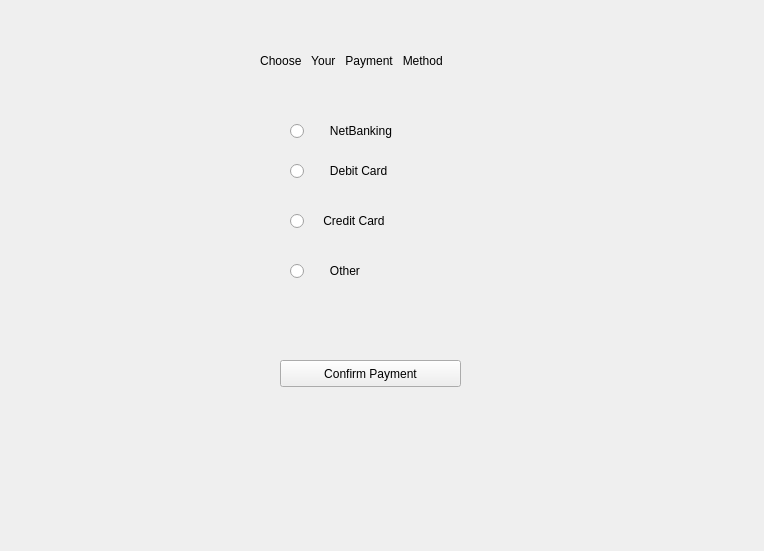
<?xml version="1.0" encoding="UTF-8"?>
<ui version="4.0">
 <class>Form</class>
 <widget class="QWidget" name="Form">
  <property name="geometry">
   <rect>
    <x>0</x>
    <y>0</y>
    <width>764</width>
    <height>551</height>
   </rect>
  </property>
  <property name="windowTitle">
   <string>Form</string>
  </property>
  <property name="styleSheet">
   <string notr="true"/>
  </property>
  <widget class="QPushButton" name="pay">
   <property name="geometry">
    <rect>
     <x>280</x>
     <y>360</y>
     <width>181</width>
     <height>27</height>
    </rect>
   </property>
   <property name="styleSheet">
    <string notr="true">
font: 75 italic 11pt &quot;URW Palladio L&quot;;</string>
   </property>
   <property name="text">
    <string>Confirm Payment</string>
   </property>
  </widget>
  <widget class="QRadioButton" name="radioButton">
   <property name="geometry">
    <rect>
     <x>290</x>
     <y>120</y>
     <width>181</width>
     <height>22</height>
    </rect>
   </property>
   <property name="text">
    <string>      NetBanking</string>
   </property>
  </widget>
  <widget class="QRadioButton" name="radioButton_2">
   <property name="geometry">
    <rect>
     <x>290</x>
     <y>160</y>
     <width>151</width>
     <height>22</height>
    </rect>
   </property>
   <property name="text">
    <string>      Debit Card</string>
   </property>
  </widget>
  <widget class="QRadioButton" name="radioButton_3">
   <property name="geometry">
    <rect>
     <x>290</x>
     <y>210</y>
     <width>131</width>
     <height>22</height>
    </rect>
   </property>
   <property name="text">
    <string>    Credit Card</string>
   </property>
  </widget>
  <widget class="QRadioButton" name="radioButton_4">
   <property name="geometry">
    <rect>
     <x>290</x>
     <y>260</y>
     <width>117</width>
     <height>22</height>
    </rect>
   </property>
   <property name="text">
    <string>      Other</string>
   </property>
  </widget>
  <widget class="QLabel" name="label">
   <property name="geometry">
    <rect>
     <x>117</x>
     <y>40</y>
     <width>581</width>
     <height>41</height>
    </rect>
   </property>
   <property name="text">
    <string>                                           Choose   Your   Payment   Method</string>
   </property>
  </widget>
 </widget>
 <resources/>
 <connections/>
</ui>
